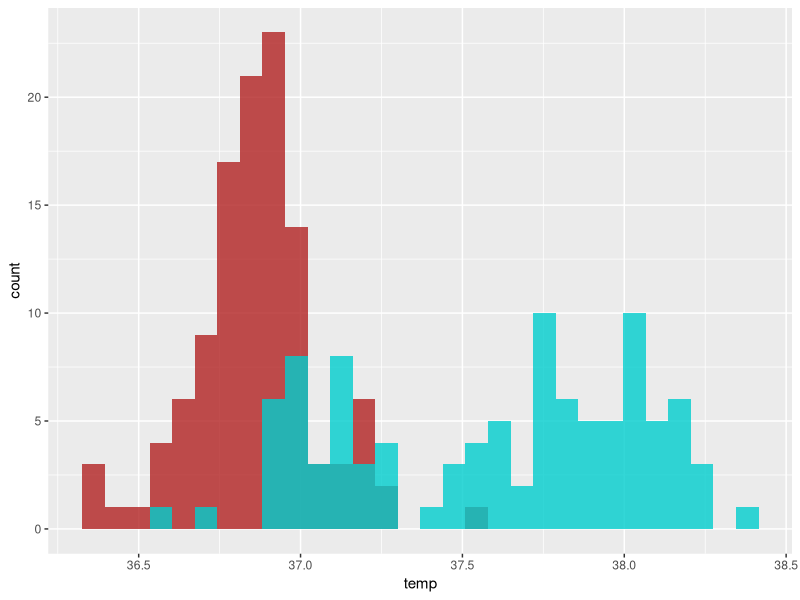
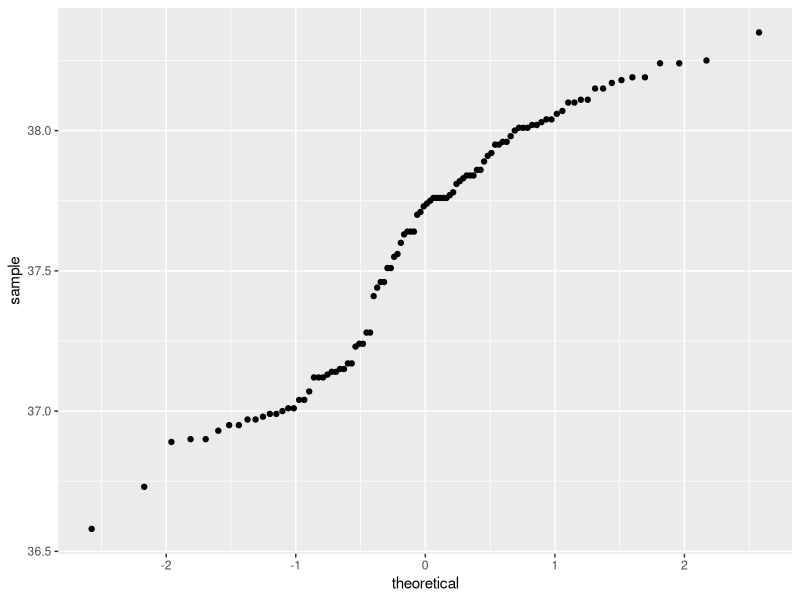

The R source for these figures, in order:
## ---- chunk 1
knitr::opts_chunk$set(echo = TRUE, message = FALSE, warnings = FALSE)
## ---- chunk 2
library(tidyverse)
## ---- chunk 3
#Plot both beaver1 and beaver2 on the same histogram

ggplot() +
  geom_histogram(data = beaver1, aes(x = temp), 
                 fill = "firebrick",
                 alpha = 0.8)+
  geom_histogram(data = beaver2, aes(x = temp), 
                 fill = "cyan3",
                 alpha = 0.8)

# We can also use a QQ plot for this...

ggplot(data = beaver2, aes(sample = temp)) +
         geom_qq()

# Beaver two maybe looks non normal. However, Central Limit Theorem ad our big n's tells us that a t test can still tell us something about our means.

## ---- chunk 4
# Let's do a two sample t-test!

beaver_diff <- t.test(beaver1$temp, beaver2$temp)

beaver_diff

## ---- chunk 5

add_one <- function(x) {
  y <-  x + 1 
  }
  
# You can run this for any given number.

z <- add_one(x = 2)

# Or run it for a vector: creates a new vector (zz in this case) in response.

zz <-  add_one(3:7)

## ---- chunk 6

add_some <- function(x, a = 1) {
  y = x + a
  print('yay!')
  return(y)
}

# This lets you define multiple inputs for that function.
# You can define both your values!

z <- add_some (x = 4, a = 6)

zz <- add_some (3:7, a = 100)

# Functions pass the last thing they do back to the user. If you print 'yay!" last, it will return "yay!'. Use return() to specify what you want the user to see!
## ---- chunk 7

set.seed(12345)  ### Seed can be any number - as long as we all use the same seed, we'll all get the same set of random numbers.

test_vec <- rnorm(n = 100, mean = 1, sd = 1)

mean(test_vec)
sd(test_vec)

## ---- chunk 8

calc_mean <-function(x) {
n <- length(x)
mymean <- sum(x) / n
return(mymean)
}



z <- calc_mean(test_vec)

## ---- chunk 9

# Running a function is independant of global environment. 
# Here, we define x, then run a function with a different x.
# The result is the first defined x in the global environment! Not the new x.

x <- 100
y <- 200
z = add_one(x = 8)

## ---- chunk 10
# If you have an NA, then it fucks up your function. We can write in code to tell a function to ignore this!

y <- calc_mean(c(1:10, NA))

test_vec_NA <- test_vec

# Let's put a few NA's in our new test vector copy. [] indexes spots in that vector.

test_vec_NA[5] <- NA
test_vec_NA[10:15] <- NA
test_vec_NA[22] <- NA

y <-  calc_mean(test_vec_NA)

# This returns an NA value for mean. That ain't right!

## ---- chunk 11
z <- c(1:4, NA)

# Let's see if there are any NA's in this vector...

is.na(z)

#or...! flips the function. So, we're asking "what values are not an NA?"
!is.na(z)

# We can use this to make a new function that excludes NA's in z. 
zz <- z[!is.na(z)]


